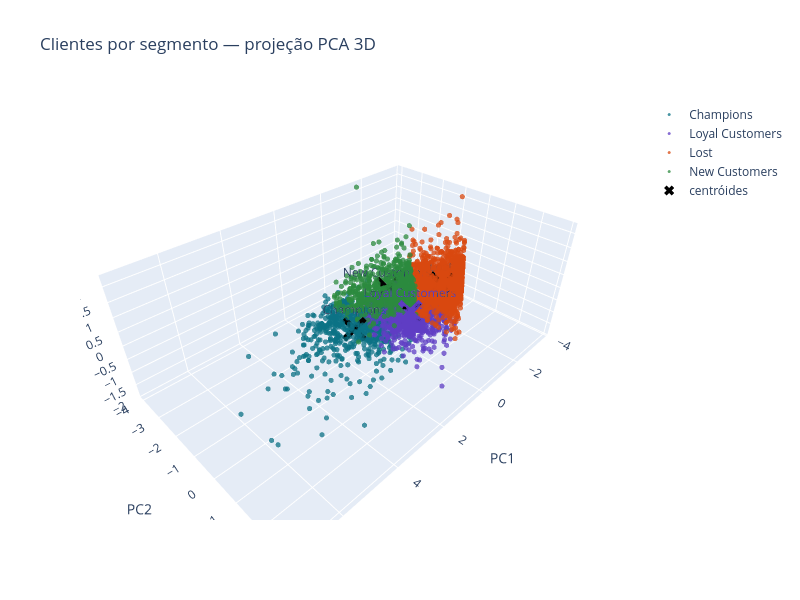

The notebook cell this image was saved under:
### Markdown cell above
**Leitura de negócio dos componentes:**

- **PC1** (75,3% da variância): Frequency e Monetary puxam no mesmo sentido, e Recency no sentido oposto. É essencialmente um eixo de **valor/engajamento geral**: um cliente com PC1 alto compra com frequência, gasta bastante e comprou recentemente (Recency baixo inverte o sinal). É a dimensão que mais separa "cliente bom" de "cliente ruim" de forma agregada.
- **PC2** (18,7% da variância): dominado por Recency, com contribuição secundária de Monetary e menor de Frequency. Captura a parte de "há quanto tempo o cliente não compra" que o PC1 não explica. Um cliente com PC2 alto está inativo há mais tempo, mas ainda carrega algum peso histórico de gasto, e esse é o eixo que separa Lost dos demais.
- **PC3** (6,0% da variância): contribuição residual, sem interpretação individual. Com três features, os três componentes somam 100%, e PC1 + PC2 já cobrem 94,0% da variância, acima dos 80% exigidos para a projeção 2D.

### Code cell
fig3d = go.Figure()
for seg in ORDEM_SEG:
    mask = (rfm["segmento"] == seg).values
    fig3d.add_trace(go.Scatter3d(
        x=Z_pca[mask, 0], y=Z_pca[mask, 1], z=Z_pca[mask, 2], mode="markers", name=seg,
        marker=dict(size=3, color=COR_SEG[seg], opacity=0.75),
    ))
fig3d.add_trace(go.Scatter3d(
    x=cent_pca[:, 0], y=cent_pca[:, 1], z=cent_pca[:, 2], mode="markers+text",
    text=[nomes_cluster[c] for c in range(K_FINAL)], name="centróides",
    marker=dict(size=9, color="black", symbol="x"),
))
fig3d.update_layout(
    title="Clientes por segmento — projeção PCA 3D",
    scene=dict(xaxis_title="PC1", yaxis_title="PC2", zaxis_title="PC3"),
    width=800, height=600,
)
fig3d.show()

### Figure 1 — Plotly figure (JSON) as saved in the notebook; plotly's stock layout.template omitted (floating-point values rounded to 4 significant figures; data arrays with more than 128 entries replaced by an {"elided": "..."} marker saying what was removed)
{"data": [{"marker": {"color": "#0B7285", "opacity": 0.75, "size": 3}, "mode": "markers", "name": "Champions", "type": "scatter3d", "x": {"elided": "694 float values"}, "y": {"elided": "694 float values"}, "z": {"elided": "694 float values"}}, {"marker": {"color": "#5F3DC4", "opacity": 0.75, "size": 3}, "mode": "markers", "name": "Loyal Customers", "type": "scatter3d", "x": {"elided": "1181 float values"}, "y": {"elided": "1181 float values"}, "z": {"elided": "1181 float values"}}, {"marker": {"color": "#D9480F", "opacity": 0.75, "size": 3}, "mode": "markers", "name": "Lost", "type": "scatter3d", "x": {"elided": "1609 float values"}, "y": {"elided": "1609 float values"}, "z": {"elided": "1609 float values"}}, {"marker": {"color": "#2B8A3E", "opacity": 0.75, "size": 3}, "mode": "markers", "name": "New Customers", "type": "scatter3d", "x": {"elided": "833 float values"}, "y": {"elided": "833 float values"}, "z": {"elided": "833 float values"}}, {"marker": {"color": "black", "size": 9, "symbol": "x"}, "mode": "markers+text", "name": "centróides", "text": ["Loyal Customers", "Lost", "New Customers", "Champions"], "type": "scatter3d", "x": [0.4681, -1.407, -0.04587, 2.532], "y": [0.4234, 0.1994, -1.01, 0.02542], "z": [-0.08472, 0.05332, -0.1075, 0.1491]}], "layout": {"height": 600, "scene": {"xaxis": {"title": {"text": "PC1"}}, "yaxis": {"title": {"text": "PC2"}}, "zaxis": {"title": {"text": "PC3"}}}, "title": {"text": "Clientes por segmento — projeção PCA 3D"}, "width": 800}}
